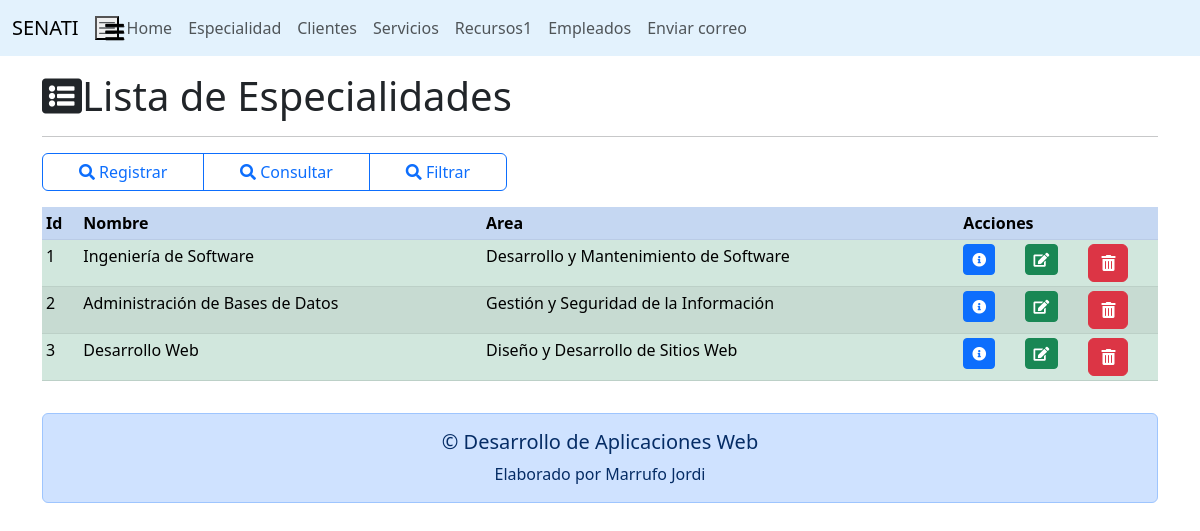
The page /paginas/vista/listar_especialidades.php on the database its author committed.
### tables this page shows
CREATE TABLE Especialidades (
    Id_especialidad INT NOT NULL PRIMARY KEY,
    Nombre VARCHAR(50) NOT NULL,
    Area VARCHAR(50) NOT NULL
);

### paginas/modelo/crudespecialidad.php (called while the page is built, shortened)
<?php
class CRUDEspecialidad extends Conexion
{
    public function ListarEspecialidades()
    {
        $cn = $this->Conectar();
        $sql = "call sp_ListarEspecialidades()";
        $snt = $cn->prepare($sql);
        $snt->execute();
        $arr_esp = $snt->fetchAll(PDO::FETCH_OBJ);
        return $arr_esp;
    }
}

### paginas/vista/listar_especialidades.php (the view, shortened to what this page needs)
<!DOCTYPE html>
<html lang="es">
<?php
include("../includes/cabecera.php");
?>
<body>
    <?php
    include("../includes/menu.php");
    $crudesp = new CRUDEspecialidad();
    $rs_esp = $crudesp->ListarEspecialidades();
    ?>
    <div class="container mt-3">
        <header>
            <h1>
                <i class="fas fa-list-alt"></i>Lista de Especialidades
            </h1>
            <hr />
        </header>
        <nav>
            <div class="btn-group col-md-5" roles="group">
                <button data-bs-toggle="modal" data-bs-target="#md_agregar_especialidad" class="btn btn-outline-primary btn">
                    <i class="fas fa-search"></i> Registrar
                </button>
                <a href="consultar_especialidades.php" class="btn btn-outline-primary btn">
                    <i class="fas fa-search"></i> Consultar
                </a>
                <a href="filtrar_especialidades.php" class="btn btn-outline-primary btn">
                    <i class="fas fa-search"></i> Filtrar
                </a>
            </div>
        </nav>
        <section>
            <article>
                <div class="row justify-content-center mt-3">
                    <div class="col- md-8">
                        <table class="table table-hover table-sm table-success  table-striped">
                            <tr class="table-primary">
                                <th>Id</th>
                                <th>Nombre</th>
                                <th>Area</th>
                                <th colspan="3">Acciones</th>
                            </tr>
                            <?php
                            foreach ($rs_esp as $esp) {
                            ?>
                                <tr class="reg_especialidades">
                                    <td class="idesp"><?= $esp->Id_especialidad ?></td>
                                    <td class="esp"><?= $esp->Nombre ?></td>
                                    <td><?= $esp->Area ?></td>
                                    <td><a href="#" class="btn_mostrar btn btn-primary btn-sm"><i class="fas fa-info-circle"></i></td>
                                    <td><a href="#" class="btn_editar btn btn-success btn-sm"><i class="fas fa-edit"></i></td>
                                    <td><a href="#" class="btn_borrar btn btn-danger"><i class="fas fa-trash-alt"></i></td>
                                </tr>
                            <?php
                            }
                            ?>
                        </table>
                    </div>
                </div>
            </article>
        </section>
        <?php
        include("../includes/pie.php");
        ?>
    </div>
</body>
</html>

### rows shown on the page
especialidades: Id_especialidad "1", Nombre "Ingeniería de Software", Area "Desarrollo y Mantenimiento de Software"
especialidades: Id_especialidad "2", Nombre "Administración de Bases de Datos", Area "Gestión y Seguridad de la Información"
especialidades: Id_especialidad "3", Nombre "Desarrollo Web", Area "Diseño y Desarrollo de Sitios Web"
